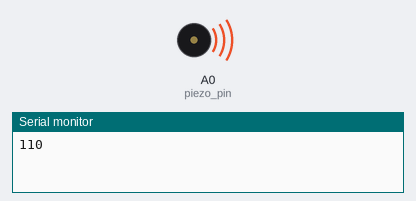
A sketch run on a simulated Arduino Uno, built with avr-gcc and run on an emulated ATmega328P. Shown: buzzer (waves = sounding), the last lines printed to the serial monitor.

Above: at 0.1 s.
At 52.1 s:
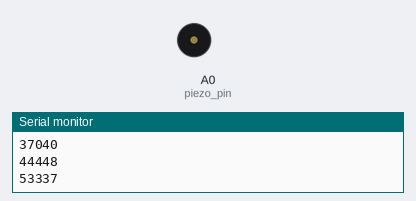
Timing chart, 0 to 53.6 s (numbered marks = the images above):
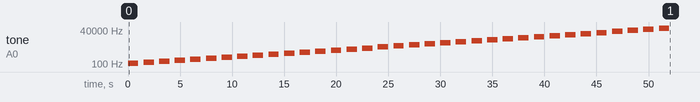

The sketch:

buzzer_exp.ino
```cpp
const uint8_t piezo_pin = A0;

const uint16_t duration = 1000;
const uint16_t pause = 500;

const uint32_t start_fq = 110;
const float k = 1.2;
const uint32_t max_fq = 64000;

void setup()
{
  pinMode(piezo_pin, OUTPUT);

  Serial.begin(9600);

  uint32_t fq = start_fq;
  while (1)
  {
    if (Serial.available() || (fq > max_fq))
      break;

    Serial.println(fq);
    tone(piezo_pin, fq, duration);
    delay(duration + pause);

    fq = k * fq;
  }
}

void loop()
{

}
```
